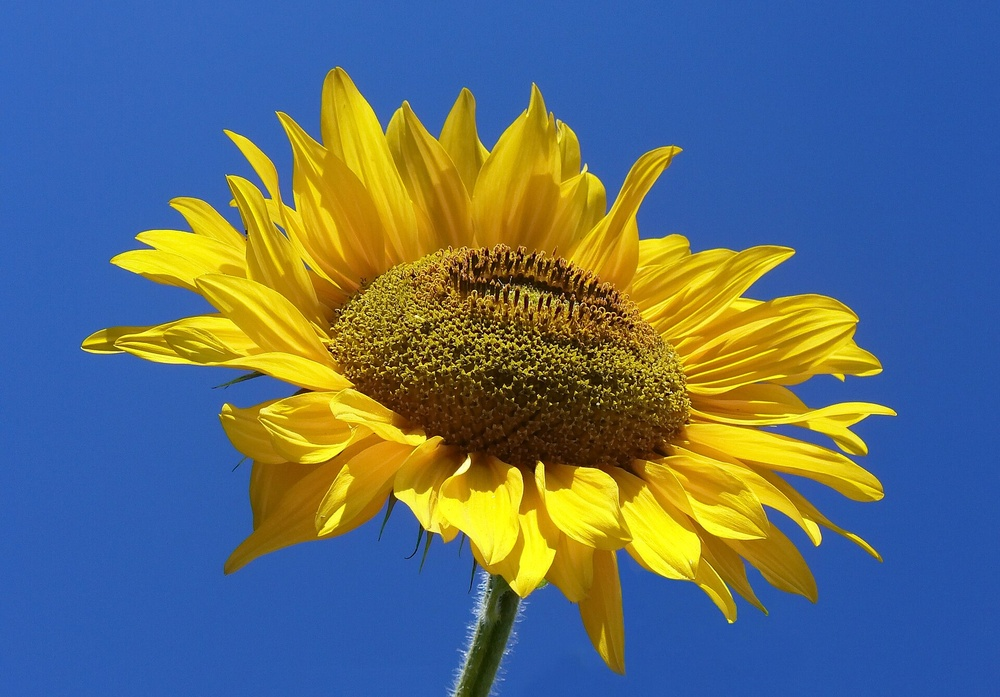
#> input picture Sunflower_from_Silesia2.jpg, 1000 x 697 px, shrunk from 1920 x 1339 before the run
$ jupyter execute Image_Processin_Lab3.ipynb
#> lines starting #> are read from the running program, lines starting #| are printed output that depends on the picture; after the words box and inside, x2 and y2 are one past the last pixel; in counts of white or black regions, pixels touching at a corner belong together
# Assignment 3

[cell 1]
import cv2
import numpy as np
import matplotlib.pyplot as plt

gray_img = cv2.imread('Sunflower_from_Silesia2.jpg', cv2.IMREAD_GRAYSCALE)
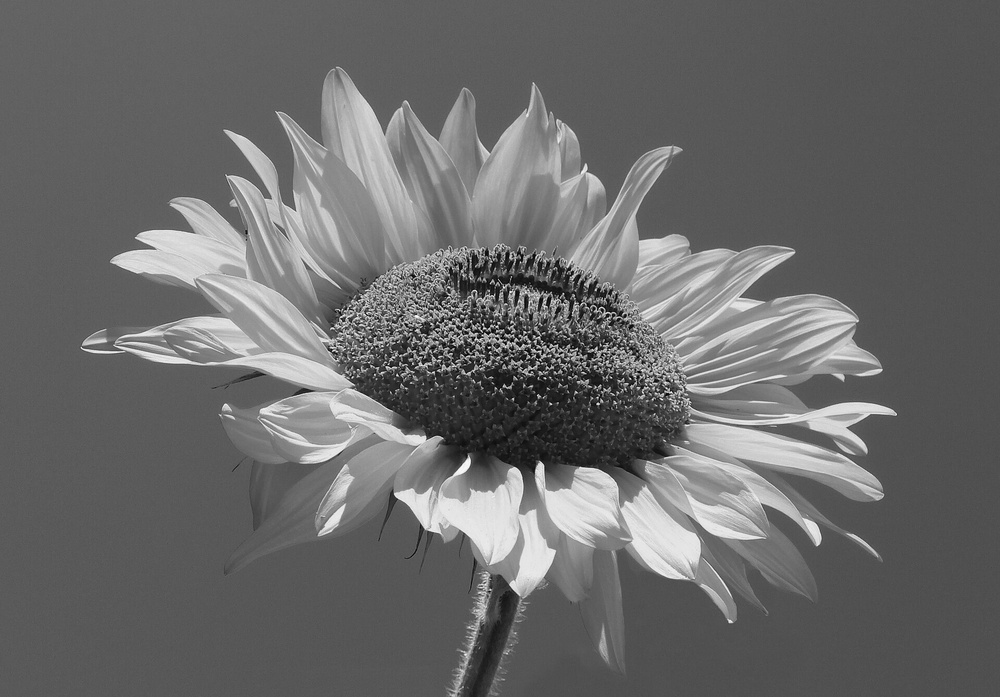
#> gray_img: shape (697, 1000); min 0, max 253, mean 105.8
threshold_val = np.mean(gray_img)
#> threshold_val = 105.8
bin_img = np.where(gray_img > threshold_val, 255, 0).astype(np.uint8)
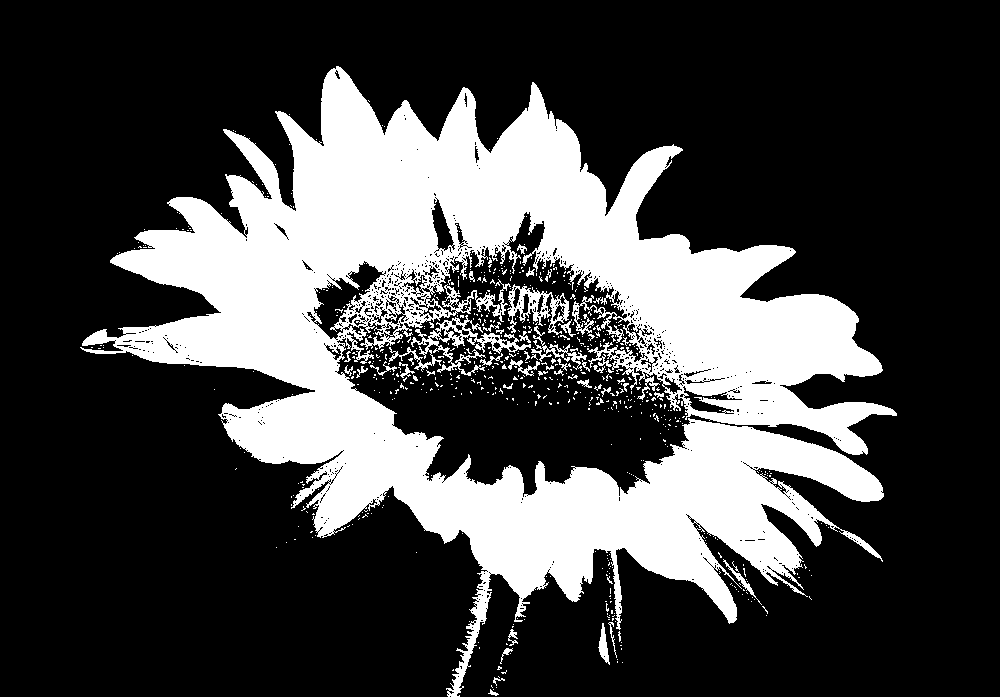
#> bin_img: shape (697, 1000); 27% white; 639 white regions (595 under 20 px), largest, box (x1, y1, x2, y2) and area: (80, 66, 897, 697) 180304, (389, 315, 531, 376) 1879, (507, 284, 570, 335) 1178

plt.figure(figsize=(10, 5))
plt.subplot(1, 2, 1)
plt.title('Original Grayscale Image')
plt.imshow(gray_img, cmap='gray')
plt.axis('off')

plt.subplot(1, 2, 2)
plt.title('Original Binary Image')
plt.imshow(bin_img, cmap='gray')
plt.axis('off')

plt.tight_layout()
plt.show()
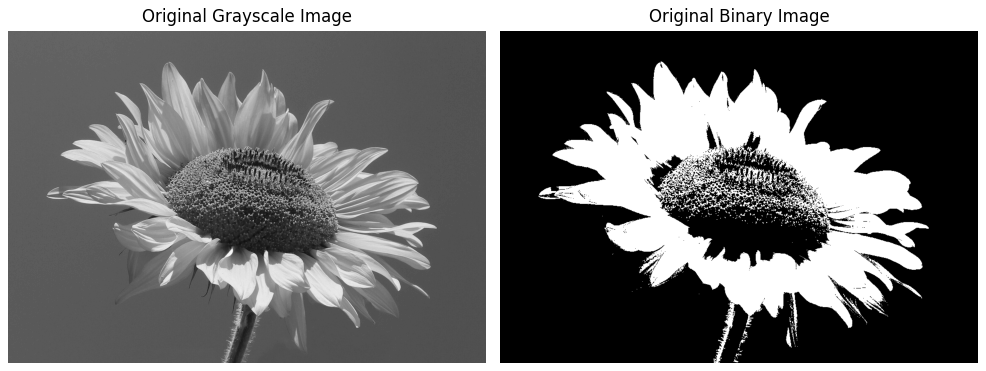
#> figure drawn by matplotlib, 2 panels
